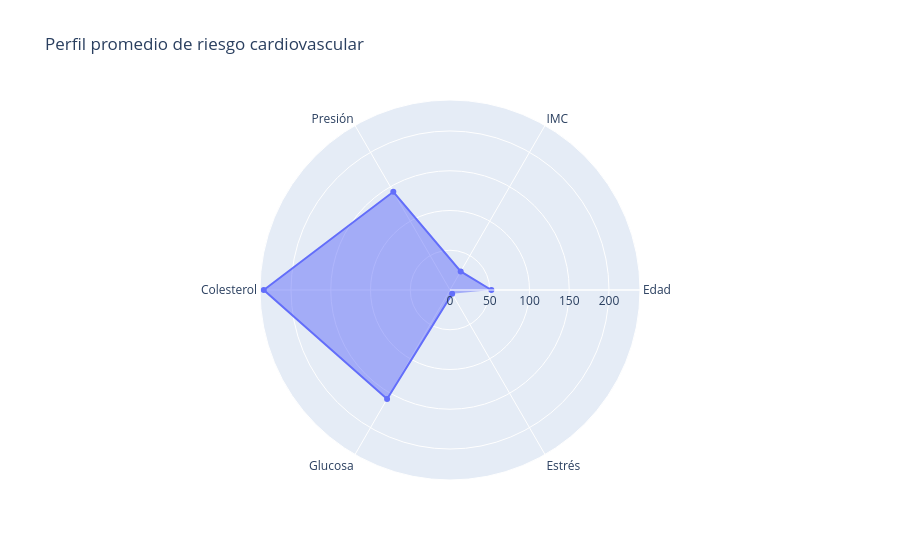

Notebook code for this chart:
### Code cell
promedios = {
    "Edad": df["edad"].mean(),
    "IMC": df["imc"].mean(),
    "Presión": df["presion_sistolica"].mean(),
    "Colesterol": df["colesterol_total"].mean(),
    "Glucosa": df["glucosa"].mean(),
    "Estrés": df["nivel_estres"].mean()
}

fig = go.Figure()

fig.add_trace(go.Scatterpolar(
    r=list(promedios.values()),
    theta=list(promedios.keys()),
    fill='toself'
))

fig.update_layout(
    polar=dict(radialaxis=dict(visible=True)),
    title="Perfil promedio de riesgo cardiovascular"
)

fig.show()

### Figure 1 — Plotly figure (JSON) as saved in the notebook; plotly's stock layout.template omitted (floating-point values rounded to 4 significant figures)
{"data": [{"fill": "toself", "r": [52.04, 26.93, 142.6, 234.3, 158.3, 5.49], "theta": ["Edad", "IMC", "Presión", "Colesterol", "Glucosa", "Estrés"], "type": "scatterpolar"}], "layout": {"polar": {"radialaxis": {"visible": true}}, "title": {"text": "Perfil promedio de riesgo cardiovascular"}}}
